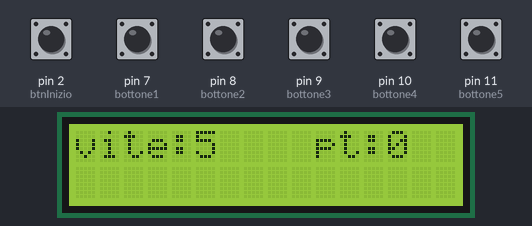
A sketch run on a simulated Arduino Uno, built with avr-gcc and run on an emulated ATmega328P. On the bench: 16×2 character LCD. Inputs (shaded band) come from the test bench; at power-on: pin 2 (btnInizio) HIGH, pin 7 (bottone1), pin 8 (bottone2), pin 9 (bottone3), pin 10 (bottone4), pin 11 (bottone5) LOW. Random numbers use the default seed unless the sketch sets one.

Above: at 1.2 s.
1.3 s: pin 7 (bottone1) pulled HIGH for 1 s
At 5.1 s:
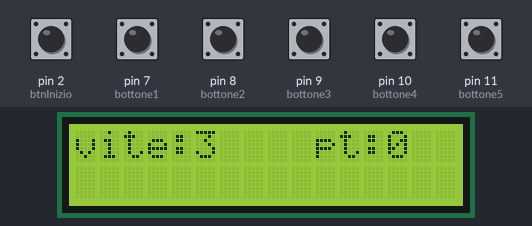
5.3 s: pin 8 (bottone2) pulled HIGH for 1 s
At 8.9 s:
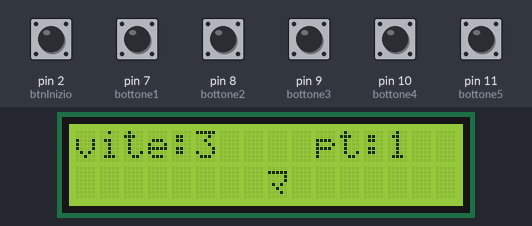
9.2 s: pin 9 (bottone3) pulled HIGH for 0.15 s
At 10.4 s:
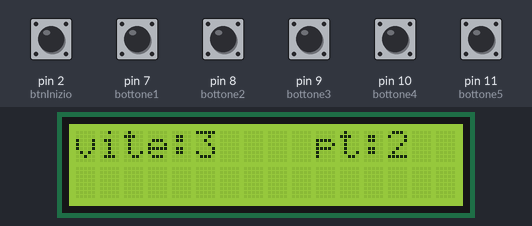
12.2 s: pin 9 (bottone3) pulled HIGH for 1 s
At 13.0 s:
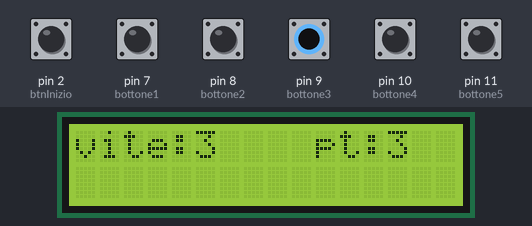
15.2 s: pin 7 (bottone1) pulled HIGH for 0.15 s
At 16.4 s:
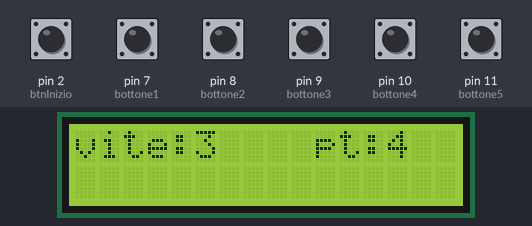
Timing chart, 0 to 18.2 s (numbered marks = the images above; inputs shaded):
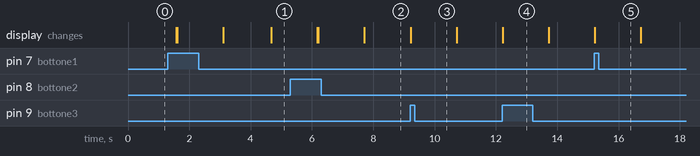

The sketch:

PGrego.ino
```cpp
#include <LiquidCrystal_I2C.h>
#include <LiquidCrystal.h>
LiquidCrystal_I2C lcd(0x27, 16, 2);
int bottone1 = 7;
int bottone2 = 8;
int bottone3 = 9;
int bottone4 = 10;
int bottone5 = 11;
int btnInizio = 2;
int vite = 5;
int punti = 0;
void setup() {
  // put your setup code here, to run once:
  lcd.init();
  lcd.backlight();
  pinMode(bottone1, INPUT);
  pinMode(bottone2, INPUT);
  pinMode(bottone3, INPUT);
  pinMode(bottone4, INPUT);
  pinMode(bottone5, INPUT);
  pinMode(btnInizio, INPUT);
}
void loop() {
  // put your main code here, to run repeatedly:
  while(digitalRead(btnInizio) == LOW){}
  while ( vite > 0)
  {
    lcd.clear();
    lcd.print("vite:" + String(vite));
    lcd.setCursor(10, 0);
    lcd.print("pt:" + String(punti));
    delay(1500);
    int posizione = random(1, 5);
    if (posizione == 1)
    {
      posizione = 2;
    }
    else if (posizione == 2)
    {
      posizione = 5;
    }
    else if (posizione == 3)
    {
      posizione = 8;
    }
    else if (posizione == 4)
    {
      posizione = 11;
    }
    else if (posizione == 5)
    {
      posizione = 14;
    }
    lcd.setCursor(posizione, 1);
    lcd.print("π");
    int premuto = 0;
    int i = 0;
    while (premuto == 0 && i < 1500)
    {
      if (digitalRead(bottone1) == HIGH)
      {
        premuto = 2;
      }
      else if (digitalRead(bottone2) == HIGH)
      {
        premuto = 5;
      }
      else if (digitalRead(bottone3) == HIGH)
      {
        premuto = 8;
      }
      else if (digitalRead(bottone4) == HIGH)
      {
        premuto = 11;
      }
      else if (digitalRead(bottone5) == HIGH)
      {
        premuto = 14;
      }
      i++;
      delay(1);
    }
    lcd.clear();
    if (premuto == posizione)
    {
      punti = punti + 1;
    }
    else
    {
      vite = vite - 1;
    }
    lcd.print("vite:" + String(vite));
    lcd.setCursor(10, 0);
    lcd.print("pt:" + String(punti));
  }
}
```
